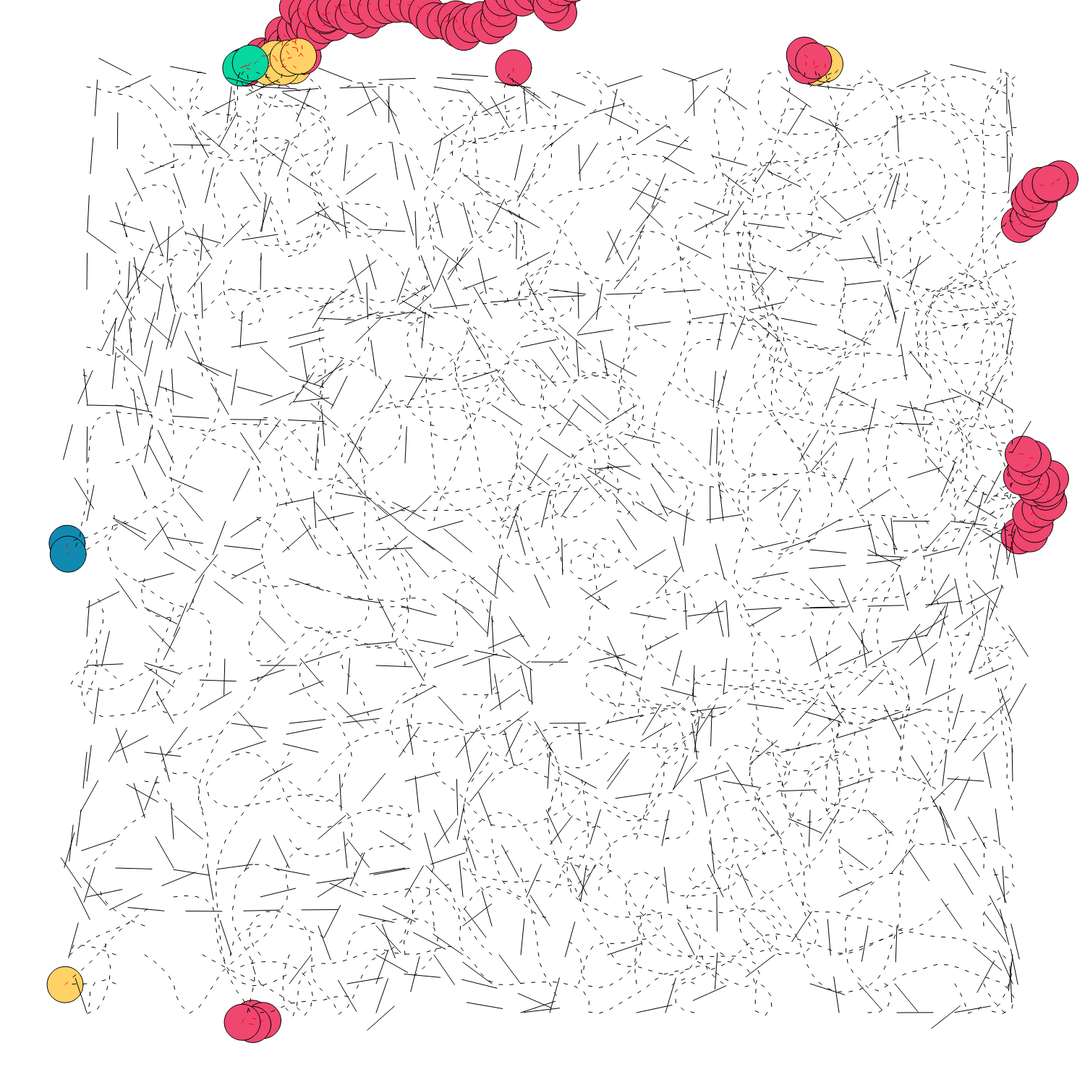
Frame 1 (no input)
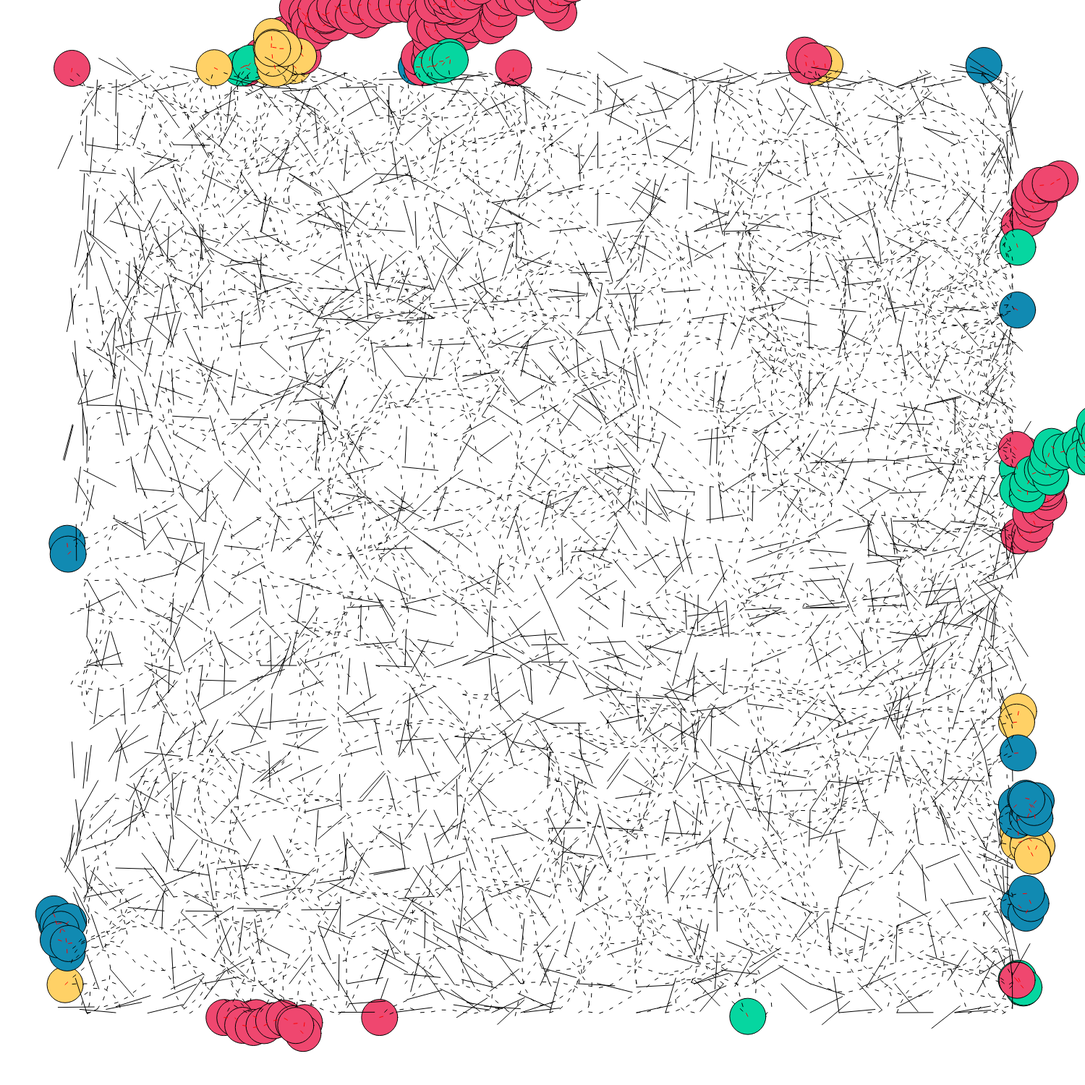
Frame 2 (the mouse pressed at the canvas centre, redrawn once)

The p5.js sketch that drew these frames (run headless with seeded random() and noise() and a simulated clock; the mouse was pressed at the canvas centre and the sketch redrawn once):

// p5.js sketch
// ── sketch.js
let randMin = 4
let randMax = 4
let gridSize = 40
let padding = 100
let debug = false

let colours = ["#EF476F", "#FFD166", "#06D6A0", "#118AB2", "#073B4C"]

function setup(){
  createCanvas(1500, 1500)
  noLoop();
}

function draw(){
  // background("#000")
  let allLines = []
  let x = padding;
  let y = padding;

  // Make grid
  let grid = []
  x = padding;
  while(x < width-padding){
    y = padding;
    while(y < height-padding){
      grid.push([x+gridSize/2,y+gridSize/2])
     y += gridSize; 
    }
    x += gridSize;
  }
  
  // Shuffle the grid and fill most of the spaces
  grid = shuffle(grid);
  for(let i = 0; i < Math.round(grid.length*0.5); i++){
    // let newLines = aSpaceFilingLine(allLines, [grid[i][0], grid[i][1]], random(3, 20), random(3, 20))

    let rDash = round(random(0,1));
    let dashGaps = [[30,50],[10, 5]]
    let dash = random(5, 50);
    let gap = Math.min(dash, random(3, 20));
    let newLines = aSpaceFilingLine(
      allLines, 
      [grid[i][0], grid[i][1]], 
      dashGaps[rDash][1], 
      dashGaps[rDash][0])
    allLines = [...newLines, ...allLines];
  }

  // Start in bottom right corner and work back up
  // y = height-(padding);
  // x = width*0.5;
  // while(y > padding){
  //   // x -= gridSize
  //   let dash = random(3, 50);
  //   let gap = Math.min(dash, random(3, 7));
  //   let newLines = aSpaceFilingLine(allLines, [x-gridSize/2, y-gridSize/2], dash, gap)
  //   ellipse(x-gridSize/2, y-gridSize/2, 10)
  //   allLines = [...newLines, ...allLines];
  //   y -= gridSize
  // }
  
  // Draw a couple of individual lines. Manual starting x,y  
  // let newLines = aSpaceFilingLine(allLines, [400, 400], 10, 10)
  // allLines = [...newLines, ...allLines];
  // let newLines = aSpaceFilingLine(allLines, [10, 10], random(3, 20), 20);
  // allLines = [...newLines, ...allLines];

  // DRAW LINES immediately with variable colours
//   while(x < width){
//     x += gridSize;
//     let newLines = aSpaceFilingLine(
//       allLines, 
//       [x+gridSize/2, height/2], 
//       random(3, 30), 3);
    
//     newLines.forEach(([x1, y1, x2, y2]) => {
//       // stroke(colours[Math.round(x/gridSize) % colours.length]); 
//       line(x1, y1, x2, y2);
//     })
//     // allLines = [...newLines, ...allLines];
//   }

  
  // DRAW ALL THE LINES
  allLines.forEach(([x1, y1, x2, y2, isOutOfBounds]) => {
    stroke((isOutOfBounds) ? "red" : "black"); 
    line(x1, y1, x2, y2);
  })
  
  noFill();
  // rect(padding, padding, width-(padding*2), height-(padding*2)  )
}

function inBounds(v, r, mag){
    // Calculate new x and y position
  let newX = v.x + mag * cos(r);
  let newY = v.y + mag * sin(r);

  return (
    newX > padding && 
    newY > padding && 
    newX < width-padding && 
    newY < height-padding
  );
}

function aSpaceFilingLine(allPreviousLines, startV, dash, gap){
  let noiseMultiplier = random(0.007, 0.02);
  let anyIntersections = false;
  let currV;
  let myLine = [];
  let noiseX = random(randMin, randMax);
  let noiseY = random(-100, 100);

  let cl = colours[Math.floor(random(0,colours.length-1))]
  
  if(debug){
    // Starting point
    fill(cl);
    rect(startV[0], startV[1], 5, 5);
  }
  
  // First, totally random direction.
  // let randR = random(0, TWO_PI); 
  // let newX = startV[0] + dash * cos(randR);
  // let newY = startV[1] + dash * sin(randR);
  // myLine.push([startV[0], startV[1], newX, newY]);
  // let nextX = newX + gap * cos(randR);
  // let nextY = newY + gap * sin(randR);
  // currV = createVector(nextX, nextY);
  currV = createVector(startV[0], startV[1]);
  
  while(anyIntersections === false){
    // Get direction - perlin
    // scaling noise by 2 because otherwise 
    // values don't get near to 1.
    noiseX += random(randMin, randMax);
    let n = noise(noiseX * noiseMultiplier, noiseY) * 2;
    let rB = map(n, 0, 1, 0, TWO_PI);    
    
    let i = 360;
    while(i > 0 && inBounds(currV, rB, dash) === false){
      i--;
      noiseX += random(randMin, randMax);
      let n = noise(noiseX * noiseMultiplier, noiseY) * 2;
      rB = map(n, 0, 1, 0, TWO_PI)
      if(i == 1){
        console.log("manual break")
        fill(cl);
        ellipse(currV.x, currV.y, 50);
      } else {
        if(debug){
          // Boundary correction
          fill(cl);
          ellipse(currV.x, currV.y, 20);  
        }
      }
    }
    
    // Get mark between currV & new dir
    let newX = currV.x + dash * cos(rB);
    let newY = currV.y + dash * sin(rB);

    if(lineIntersections(allPreviousLines, currV.x, currV.y, newX, newY).length > 0){
      anyIntersections = true;
      if(debug){
        // Intersects an old line
        fill(cl);
        // ellipse(newX, newY, 10);
        simpleTriangle(newX, newY, 30, "down")
      }
      console.log("intersects an old line")
    } 

    if(lineIntersections(myLine, currV.x, currV.y, newX, newY).length > 0){
      anyIntersections = true;
      if(debug){
        // Intersects itself
        fill(cl);
        simpleTriangle(newX, newY, 30)
        
      }
      console.log("intersects itself")
    } else {
      myLine.push([currV.x, currV.y, newX, newY, i<=1])
      let nextX = newX + gap * cos(rB);
      let nextY = newY + gap * sin(rB);
      currV = createVector(nextX, nextY);
    }
  }
  return myLine;
}

// returns multiple vectors 
// or empty array if no intersections
function lineIntersections(lines, x3, y3, x4, y4){
  let iPoints = [];
  lines.forEach(([x1, y1, x2, y2]) => {
    let iP = intersectionPt(x1, x2, x3, x4, y1, y2, y3, y4);
    if(iP.length > 0){
      iPoints.push(iP)
    }
  })
  return iPoints;
}

//Code heavily taken from Example Code and Explanations by Paul Bourke at http://paulbourke.net/geometry/pointlineplane/
//
//Function to test for intersections between line segments:
function intersectionPt(x1,x2,x3,x4,y1,y2,y3,y4){
  let intx = 0;
  let inty = 0;
  
	var uA,uB;
  var den,numA,numB;

  den  = (y4-y3) * (x2-x1) - (x4-x3) * (y2-y1);
  numA = (x4-x3) * (y1-y3) - (y4-y3) * (x1-x3);
  numB = (x2-x1) * (y1-y3) - (y2-y1) * (x1-x3);
  
  //Coincident? - If true, displays intersection in center of line segment
   if (abs(numA) == 0 && abs(numB) == 0 && abs(den) == 0) {
      intx = (x1 + x2) / 2;
      inty = (y1 + y2) / 2;
      return [intx, inty];
   }

   //Parallel? - No intersection
   if (abs(den) == 0) {
      return [];
   }

   //Intersection?
   uA = numA / den;
   uB = numB / den;
  
   //If both lie w/in the range of 0 to 1 then the intersection point is within both line segments.
   if (uA < 0 || uA > 1 || uB < 0 || uB > 1) {
      return [];
   }
  
   intx = x1 + uA * (x2 - x1);
   inty = y1 + uA * (y2 - y1);
   return [intx, inty];
}

function radiansToDegrees(radians) {
  return radians * (180 / Math.PI);
}

// declare the function 
function shuffle(array) { 
  for (let i = array.length - 1; i > 0; i--) { 
    const j = Math.floor(Math.random() * (i + 1)); 
    [array[i], array[j]] = [array[j], array[i]]; 
  } 
  return array; 
}; 


function simpleTriangle(x, y, size, direction){
  if(direction == "down"){
    triangle(x, y, x-(size)/2, y-(size/2), x+(size)/2, y-(size/2))
  } else {
    triangle(x, y, x-(size)/2, y+(size/2), x+(size)/2, y+(size/2))
  }
}
